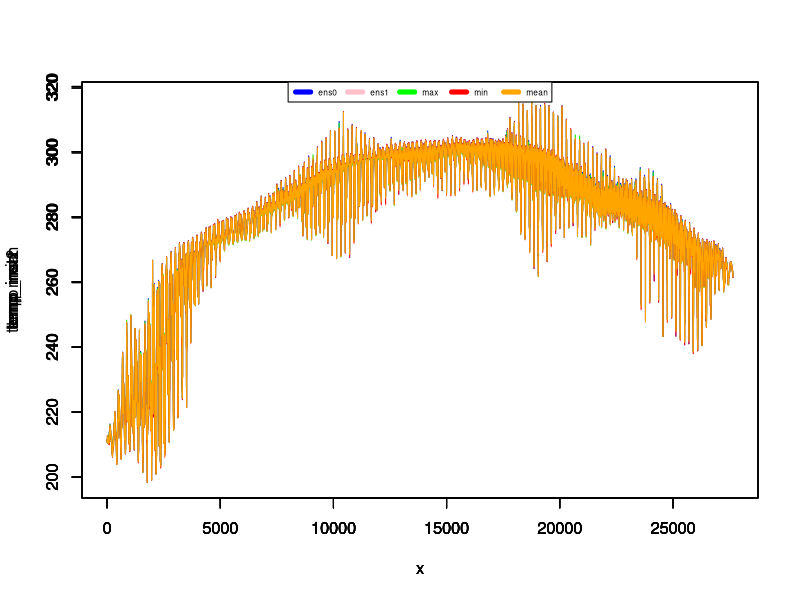
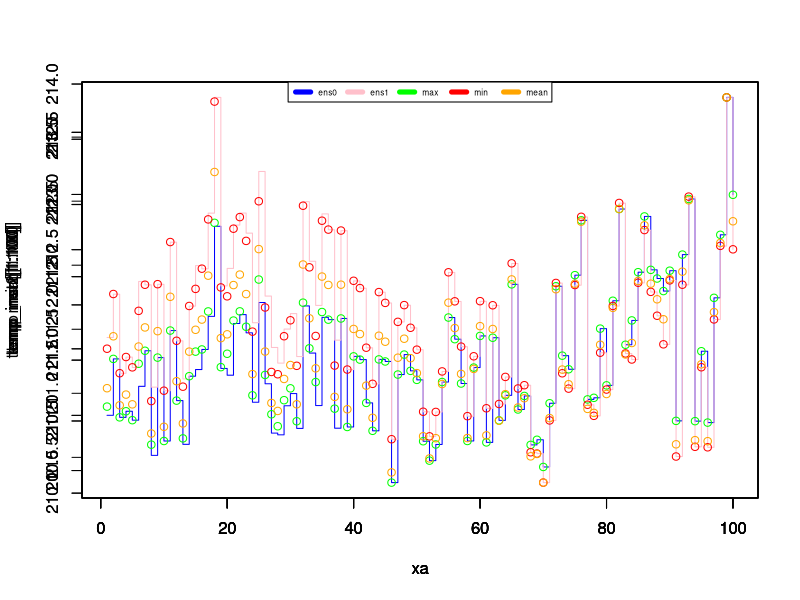
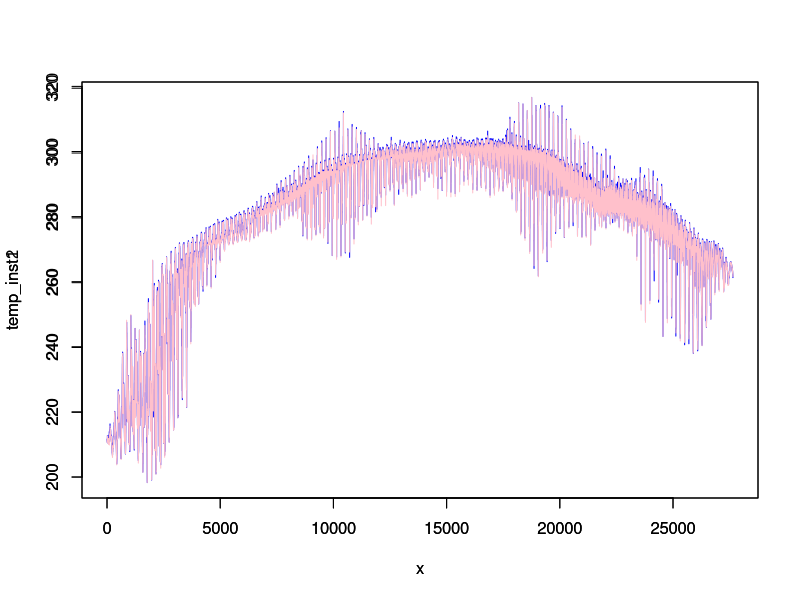
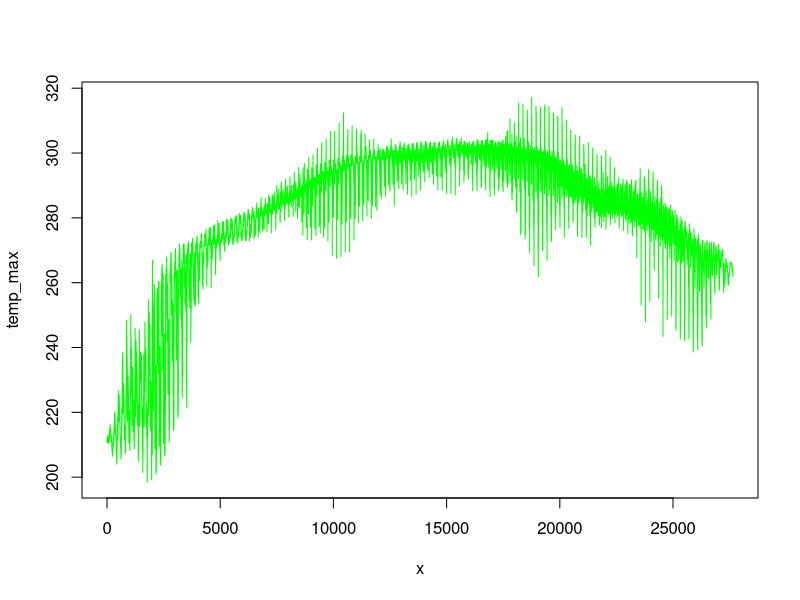
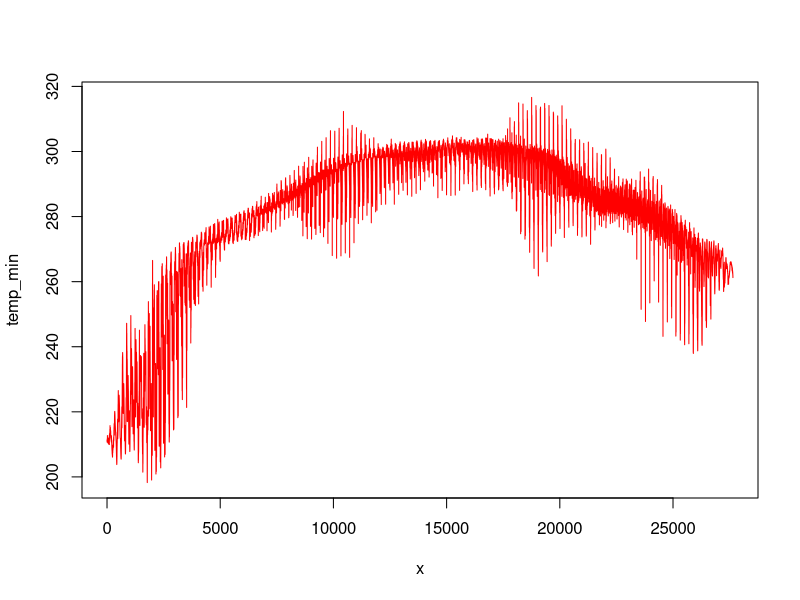
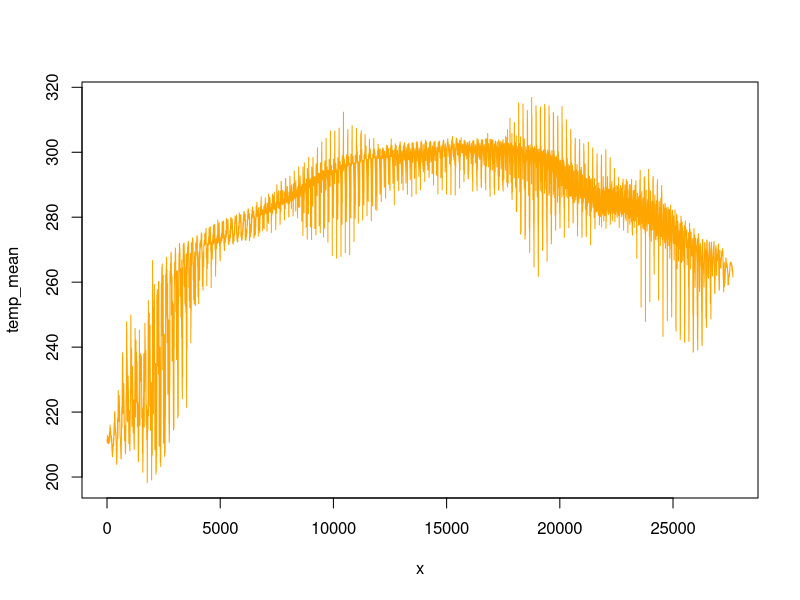

Reproduce these figures in R, in order.
#!/usr/bin/env Rscript

# ########################################################

pdf("temp.pdf") # either save all files in one pdf or the files in specific pdfs; find an option to automatise the choice

# temp_inst = read.csv("temp-inst.csv")
# temp_max = read.csv("temp-max.csv")
# temp_min = read.csv("temp-min.csv")
# temp_mean = read.csv("temp-mean.csv")

# data = read.table("test.csv", header=FALSE, sep = ',')
temp_inst1 = read.table("inst12.txt", header=FALSE, sep = ',')
temp_inst2 = read.table("inst22.txt", header=FALSE, sep = ',')
temp_max = read.table("max2.txt", header=FALSE, sep = ',')
temp_min = read.table("min2.txt", header=FALSE, sep = ',')
temp_mean = read.table("mean2.txt", header=FALSE, sep = ',')
temp_stdev = read.table("stdev2.txt", header=FALSE, sep = ',')

x1=length(temp_inst1)
x2=length(temp_inst2)
x3=length(temp_max)
x4=length(temp_min)
x5=length(temp_mean)
x6=length(temp_stdev)

print(x1)
print(x2)
print(x3)
print(x4)
print(x5)
print(x6)

x = seq(1, x1, 1)


plot(x,temp_inst1,type="l",col="blue") 
par(new = TRUE)
plot(x,temp_inst2,type="l",col="pink") 
par(new = TRUE)
plot(x,temp_max,type="l",col="green",) 
par(new = TRUE)
plot(x,temp_min,type="l",col="red") 
par(new = TRUE)
plot(x,temp_mean,type="l",col="orange") 
par(new = TRUE)
#lines(x,temp_stdev,col="pink")
plot_colors <- c("blue","pink","green","red","orange") 
par(new = TRUE)
legend(x = "top",inset = 0,
        legend = c("ens0", "ens1","max", "min","mean"), 
        col=plot_colors, lwd=5, cex=.5, horiz = TRUE)


xa = seq(1, 100, 1)


plot(xa,temp_inst1[1:100],type="s",col="blue")
par(new = TRUE)
plot(xa,temp_inst2[1:100],type="s",col="pink")
par(new = TRUE)
plot(xa,temp_max[1:100],type="p",col="green",)
par(new = TRUE)
plot(xa,temp_min[1:100],type="p",col="red")
par(new = TRUE)
plot(xa,temp_mean[1:100],type="p",col="orange")
par(new = TRUE)
#lines(x,temp_stdev,col="pink")
plot_colors <- c("blue","pink","green","red","orange")
par(new = TRUE)
legend(x = "top",inset = 0,
        legend = c("ens0", "ens1","max", "min","mean"),
        col=plot_colors, lwd=5, cex=.5, horiz = TRUE)



plot(x,temp_inst1,type="l",col="blue")
par(new = TRUE)
plot(x,temp_inst2,type="l",col="pink")

plot(x,temp_max,type="l",col="green")

plot(x,temp_min,type="l",col="red")

plot(x,temp_mean,type="l",col="orange")

#plot(x,temp_stdev,col="pink")

#dev.off()
print("Graphics constructed with success!")
